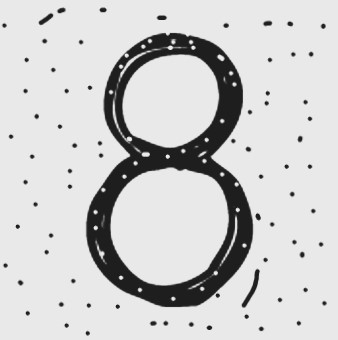
#> input picture images/test_8.jpeg, 338 x 340 px
$ jupyter execute image_morphism.ipynb
#> lines starting #> are read from the running program, lines starting #| are printed output that depends on the picture
[cell 1]
import cv2
import numpy as np

#Read a image
morph_img = cv2.imread('../images/test_8.jpeg')
#> morph_img is the input picture: shape (340, 338, 3); min 16, max 247, mean 203.9
#resize image
morph_img = cv2.resize(morph_img,(250,250))
#> morph_img: shape (250, 250, 3)

#Erosion
k_erosion = np.ones((5,5),dtype = np.int8) #kernel is masking multiply to original image matrix
er = cv2.erode(morph_img,k_erosion, iterations = 1) #Erosion => reduces size of white region , SHRINK the image
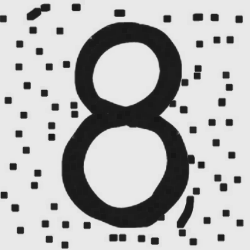
#> er: shape (250, 250, 3); min 21, max 233, mean 182.5
eroded = cv2.putText(er, 'Erosion', (20, 35), cv2.FONT_HERSHEY_SIMPLEX, 1, (0,0,0), 1, cv2.LINE_AA) #Label Image

#Dilate
k_dilation = np.ones((5,5),dtype = np.int8) # kernel is masking multiply to original image matrix
di = cv2.dilate(morph_img,k_dilation, iterations = 1) #Dilation =>  It increases the size of the white regions , enlarge the image
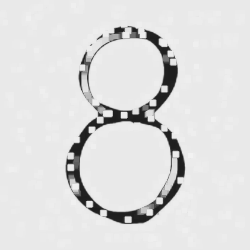
#> di: shape (250, 250, 3); min 30, max 242, mean 221.5
dilate = cv2.putText(di, 'Dilate', (20, 35), cv2.FONT_HERSHEY_SIMPLEX, 1, (255, 255, 255), 1, cv2.LINE_AA) #Label Image

#OPENING
k_op = np.ones((5,5),dtype = np.int8) #kernel is masking multiply to original image matrix
op = cv2.morphologyEx(morph_img, cv2.MORPH_OPEN,k_op,iterations = 1) #Opening =>Opening is the sequence of an erosion followed by a dilation
opening = cv2.putText(op, 'Opening/OuterDot', (7, 35), cv2.FONT_HERSHEY_SIMPLEX, 1, (255, 255, 255), 1, cv2.LINE_AA) #Label Image

#Closing
k_cl = np.ones((10,10),dtype = np.int8) #kernel is masking multiply to original image matrix
cl = cv2.morphologyEx(morph_img, cv2.MORPH_CLOSE,k_op,iterations = 1) #Opening =>Opening is the sequence of an erosion followed by a dilation
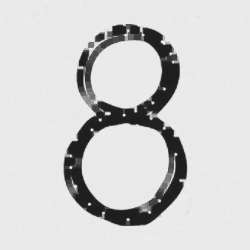
#> cl: shape (250, 250, 3); min 30, max 242, mean 208.6
closing = cv2.putText(cl, 'Closing/InnerDot', (7, 35), cv2.FONT_HERSHEY_SIMPLEX, 1, (255, 255, 255), 1, cv2.LINE_AA) #Label Image

#Gradient
k_gr = np.ones((10,10),dtype = np.int8) #kernel is masking multiply to original image matrix
gr = cv2.morphologyEx(morph_img, cv2.MORPH_GRADIENT,k_gr,iterations = 1) #Opening =>Opening is the sequence of an erosion followed by a dilation
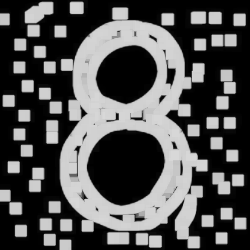
#> gr: shape (250, 250, 3); min 0, max 216, mean 82.5
Gradient = cv2.putText(gr, 'Gradient', (7, 35), cv2.FONT_HERSHEY_SIMPLEX, 1, (255, 255, 255), 1, cv2.LINE_AA) #Label Image

#Top Hat
k_th = np.ones((50,50),dtype = np.int8) #kernel is masking multiply to original image matrix
th = cv2.morphologyEx(morph_img, cv2.MORPH_TOPHAT,k_th,iterations = 1) #Opening =>Opening is the sequence of an erosion followed by a dilation
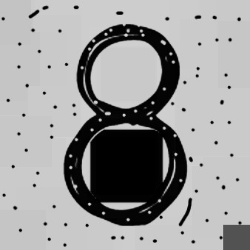
#> th: shape (250, 250, 3); min 0, max 213, mean 155.5
Top_Hat = cv2.putText(th, 'Top Hat', (7, 35), cv2.FONT_HERSHEY_SIMPLEX, 1, (255, 255, 255), 1, cv2.LINE_AA) #Label Image

#Black Hat
k_bh = np.ones((23,23),dtype = np.int8) #kernel is masking multiply to original image matrix
bh = cv2.morphologyEx(morph_img, cv2.MORPH_BLACKHAT,k_bh,iterations = 1) #Opening =>Opening is the sequence of an erosion followed by a dilation
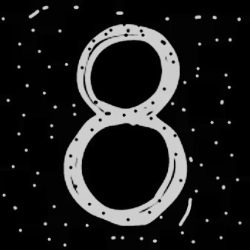
#> bh: shape (250, 250, 3); min 0, max 215, mean 30.5
Black_Hat = cv2.putText(bh, 'Black Hat', (7, 35), cv2.FONT_HERSHEY_SIMPLEX, 1, (255, 255, 255), 1, cv2.LINE_AA) #Label Image

h1 = np.hstack((morph_img,er,di))
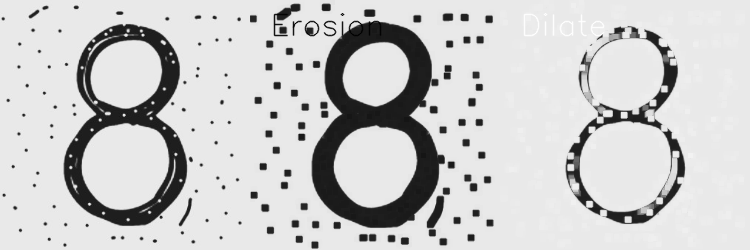
#> h1: shape (250, 750, 3); min 0, max 255, mean 202.3
h2 = np.hstack ((op,cl,gr))
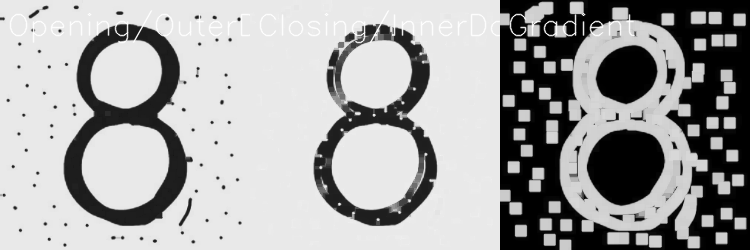
#> h2: shape (250, 750, 3); min 0, max 255, mean 164.9
h3 = np.hstack ((th,bh,morph_img))
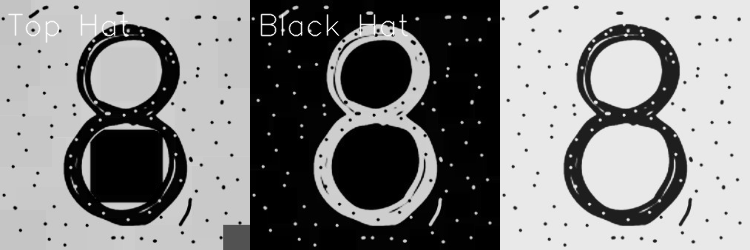
#> h3: shape (250, 750, 3); min 0, max 255, mean 130.6
v = np.vstack((h1,h2,h3))
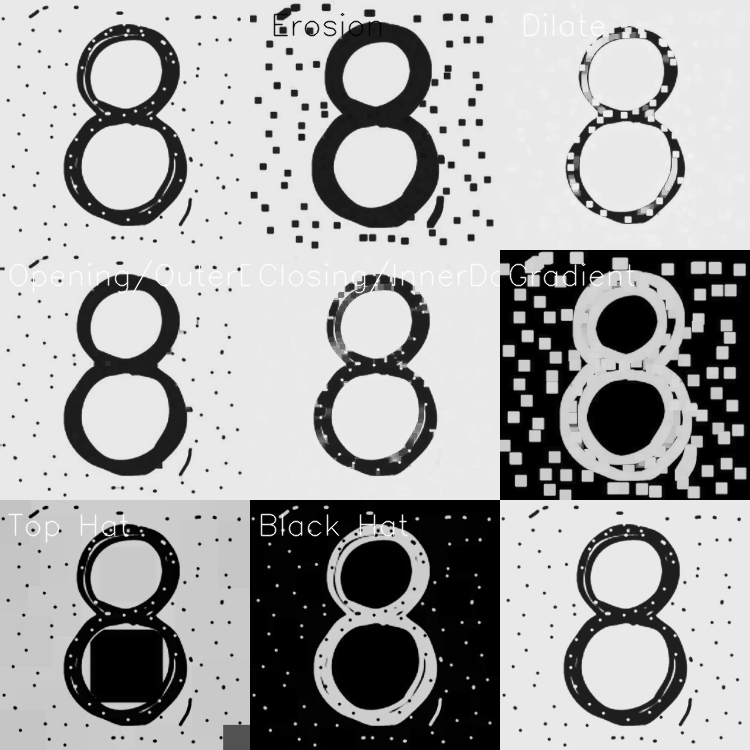
#> v: shape (750, 750, 3); min 0, max 255, mean 165.9
cv2.imshow('morph_image', v)
cv2.waitKey(0)
cv2.destroyAllWindows()
